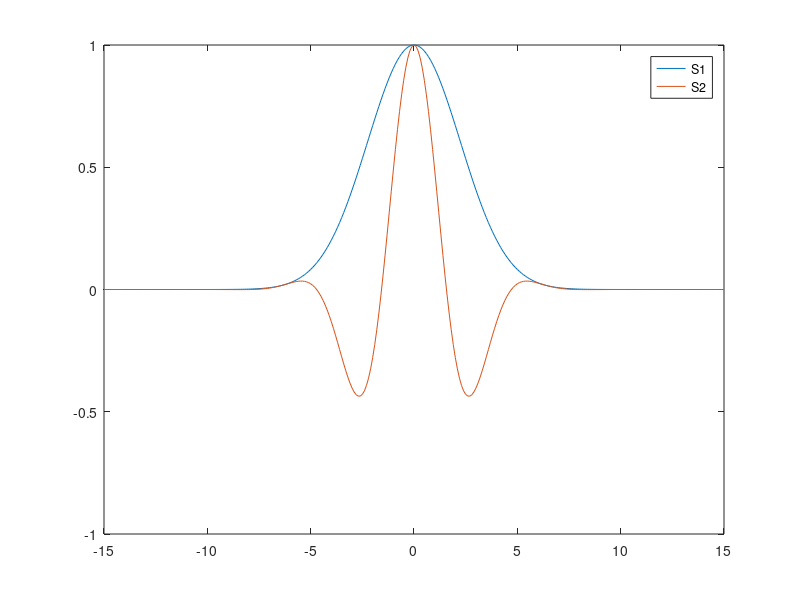

MATLAB code for this plot:
clear all
close all

Ts = 0.1;
T_range = [-15:Ts:15];
s1 = exp(-0.1*T_range.^2);
s2 = exp(-0.1*T_range.^2).*cos(T_range);
figure(1)
plot (T_range,s1)
hold on
plot (T_range,s2)
hold off
legend("S1","S2")

E1 = sum(abs(s1.^2));
E2 = sum(abs(s2.^2));
s1 = s1/sqrt(E1);
s2 = s2/sqrt(E2);
